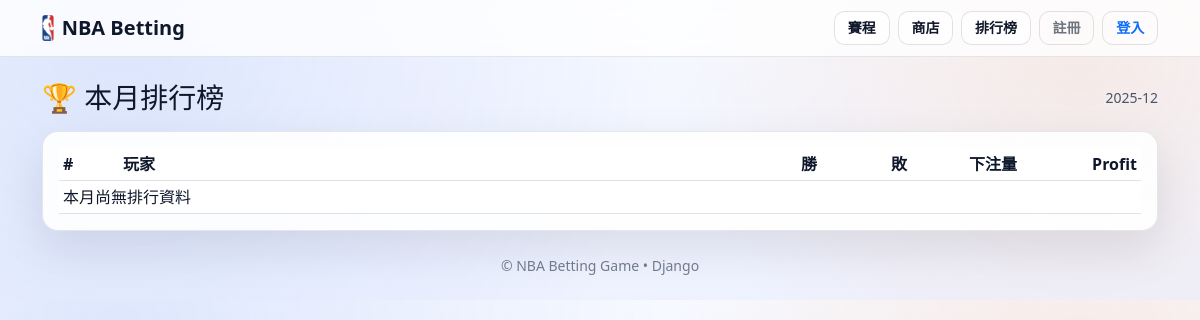
The app's page /leaderboard/, older data.
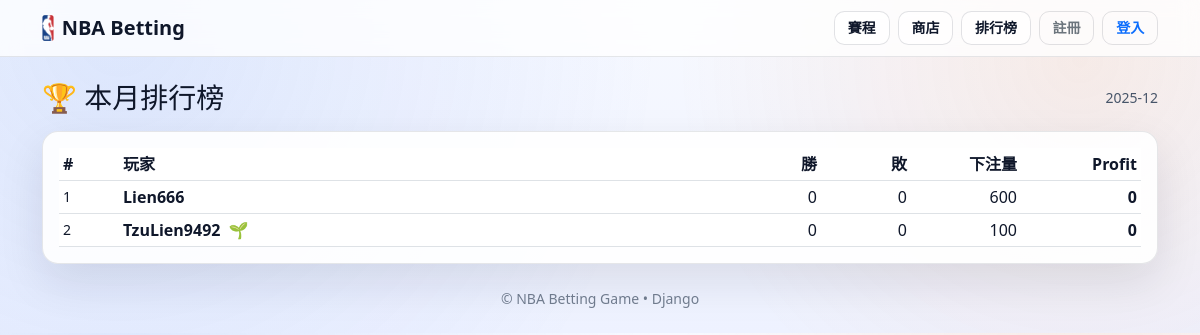
The same page, newer data.
### leaderboard/models.py (models this page shows, shortened)
class MonthlyScore(models.Model):
    user = models.ForeignKey(settings.AUTH_USER_MODEL, on_delete=models.CASCADE)
    month = models.CharField(max_length=7, db_index=True)  # 'YYYY-MM'
    wins = models.IntegerField(default=0)
    losses = models.IntegerField(default=0)
    volume = models.IntegerField(default=0)
    profit = models.IntegerField(default=0)
    updated_at = models.DateTimeField(auto_now=True)
    objects = MonthlyScoreManager()
    class Meta:
        ordering = ("-profit", "-wins", "-volume", "user_id")
        indexes = [
            models.Index(fields=["month"]),
            models.Index(fields=["user", "month"]),
        ]

### shop/models.py (models this page shows, shortened)
class UserBadge(models.Model):
    user = models.ForeignKey(settings.AUTH_USER_MODEL, on_delete=models.CASCADE)
    badge = models.ForeignKey(Badge, on_delete=models.CASCADE)
    acquired_at = models.DateTimeField(default=timezone.now)
    equipped = models.BooleanField(default=False)
    class Meta:
        unique_together = ("user", "badge")

class Badge(models.Model):
    code = models.CharField(max_length=40, unique=True)
    name = models.CharField(max_length=80)
    emoji = models.CharField(max_length=10, default="🏀")
    rarity = models.IntegerField(default=1)  # 1 common, 2 rare, 3 epic

### leaderboard/views.py (the view)
# urls.py: path("", views.leaderboard, name="current"),
def leaderboard(request):
    month = current_month_str()
    try:
        from shop.models import UserBadge  # 避免 shop 未啟用時整個爆掉
        equipped_badge_prefetch = Prefetch(
            "user__userbadge_set",
            queryset=UserBadge.objects.select_related("badge").filter(equipped=True),
            to_attr="equipped_badges",  # 會掛在 user.equipped_badges（list）
        )
        qs = MonthlyScore.objects.select_related("user").prefetch_related(equipped_badge_prefetch)
    except Exception:
        qs = MonthlyScore.objects.select_related("user")
    rows = (
        qs.filter(month=month)
        .order_by("-profit", "-wins", "user__username")[:50]
    )
    return render(request, "leaderboard/current.html", {"month": month, "rows": rows})

### leaderboard/models.py (called while the page is built)
def current_month_str(dt=None) -> str:
    if dt is None:
        dt = timezone.localdate()
    return f"{dt.year:04d}-{dt.month:02d}"

    def with_score(self):
        return self.annotate(score=F("profit"))

    def get_queryset(self):
        return super().get_queryset().with_score()

### leaderboard/templates/leaderboard/current.html (shortened to what this page needs)
{% extends "base.html" %}
{% block content %}
<div class="d-flex justify-content-between align-items-center mb-3">
  <h3 class="m-0">🏆 本月排行榜</h3>
  <div class="text-muted small">{{ month }}</div>
</div>
<div class="card p-3">
  <div class="table-responsive">
    <table class="table table-sm align-middle mb-0">
      <thead>
        <tr>
          <th style="width:60px;">#</th>
          <th>玩家</th>
          <th class="text-end" style="width:90px;">勝</th>
          <th class="text-end" style="width:90px;">敗</th>
          <th class="text-end" style="width:110px;">下注量</th>
          <th class="text-end" style="width:120px;">Profit</th>
        </tr>
      </thead>
      <tbody>
      {% for row in rows %}
        <tr>
          <td class="text-muted small">{{ forloop.counter }}</td>
          <td class="fw-semibold">
            {{ row.user.username }}
            {% if row.user.equipped_badges and row.user.equipped_badges.0.badge %}
              <span class="ms-1" title="{{ row.user.equipped_badges.0.badge.name }}">
                {{ row.user.equipped_badges.0.badge.emoji }}
              </span>
            {% endif %}
          </td>
          <td class="text-end">{{ row.wins }}</td>
          <td class="text-end">{{ row.losses }}</td>
          <td class="text-end">{{ row.volume }}</td>
          <td class="text-end fw-semibold">{{ row.profit }}</td>
        </tr>
      {% empty %}
        <tr><td colspan="6" class="text-muted">本月尚無排行資料</td></tr>
      {% endfor %}
      </tbody>
    </table>
  </div>
</div>
{% endblock %}

### templates/base.html (shortened to what this page needs)
{% load static %}
<!doctype html>
<html lang="zh-Hant">
<head>
  <link href="https://cdn.jsdelivr.net/npm/bootstrap@5.3.3/dist/css/bootstrap.min.css" rel="stylesheet">
  <link href="{% static 'css/site.css' %}?v=3001" rel="stylesheet">
</head>
<body>
<nav class="navbar navbar-expand-lg sticky-top navbar-light">
  <div class="container">
    <a class="navbar-brand fw-bold d-flex align-items-center gap-2" href="{% url 'home' %}">
      <img
        src="{% static 'img/nba_logo.png' %}"
        alt="NBA"
        style="height:26px;width:auto;"
        onerror="this.style.display='none'"
      >
      NBA Betting
    </a>
    <div class="d-flex flex-wrap gap-2 align-items-center ms-auto">
      {% url 'games:list' as games_list_url %}
      {% url 'shop:list' as shop_list_url %}
      {% url 'leaderboard:current' as leaderboard_url %}
      {% if games_list_url %}
        <a class="btn btn-sm btn-ghost" href="{{ games_list_url }}">賽程</a>
      {% endif %}
      {% if shop_list_url %}
        <a class="btn btn-sm btn-ghost" href="{{ shop_list_url }}">商店</a>
      {% endif %}
      {% if leaderboard_url %}
        <a class="btn btn-sm btn-ghost" href="{{ leaderboard_url }}">排行榜</a>
      {% endif %}
      {% if user.is_authenticated %}
        <a class="btn btn-sm btn-accent" href="{% url 'accounts:wallet' %}">錢包</a>
        <form method="post" action="{% url 'logout' %}" style="display:inline;">
          {% csrf_token %}
          <button class="btn btn-sm btn-outline-danger" type="submit">登出</button>
        </form>
      {% else %}
        <a class="btn btn-sm btn-outline-secondary" href="{% url 'accounts:signup' %}">註冊</a>
        <a class="btn btn-sm btn-outline-primary" href="{% url 'login' %}">登入</a>
      {% endif %}
    </div>
  </div>
</nav>
<main class="container my-4">
  {% block content %}{% endblock %}
</main>
<footer class="container pb-4">
  <div class="text-center text-muted small opacity-75">
    © NBA Betting Game • Django
  </div>
</footer>
</body>
</html>

### static/css/site.css (style rules this page uses)
:root { --bg0:#f7f9ff; --bg1:#eef2ff; --panel: rgba(255,255,255,.90); --border: rgba(15,23,42,.10); --text:#0f172a; --muted:#475569; --accent:#2563eb; --accent2:#f97316; --shadow: 0 18px 45px rgba(15,23,42,.10); }
body { background: radial-gradient(1200px circle at 10% 10%, rgba(37,99,235,0.12), transparent 45%), radial-gradient(900px circle at 90% 18%, rgba(249,115,22,0.10), transparent 45%), linear-gradient(180deg, var(--bg0), var(--bg1)); color: var(--text); font-family: system-ui, -apple-system, "Segoe UI", Roboto, "Noto Sans TC", "Microsoft JhengHei", sans-serif; }
a { color: rgba(37,99,235,.95); text-decoration: none; }
.text-muted { color: var(--muted) !important; }
a.btn, button.btn, input.btn { display:inline-block; padding:.45rem .80rem; border-radius:.65rem; border: 1px solid rgba(15,23,42,.12); text-decoration:none !important; font-weight:700; line-height:1.2; }
.navbar { background: rgba(255,255,255,.78) !important; backdrop-filter: blur(10px); border-bottom: 1px solid var(--border); }
.navbar .navbar-brand, .navbar .nav-link { color: var(--text) !important; }
.card { background: var(--panel); border: 1px solid var(--border); border-radius: 16px; box-shadow: var(--shadow); }
.table, .table th, .table td { color: var(--text) !important; }
.btn-ghost { background: rgba(255,255,255,0.70); border: 1px solid rgba(15,23,42,0.12); color: var(--text) !important; }

Row changes from the older to the newer data that the page shows:
added MonthlyScore: user.username "Lien666", wins "0", losses "0", volume "600", profit "0"
added MonthlyScore: user.username "TzuLien9492", user.equipped_badges.0.badge.emoji "🌱", wins "0", losses "0", volume "100", profit "0"
Text that changed along with them:
text no longer shown: "本月尚無排行資料"
